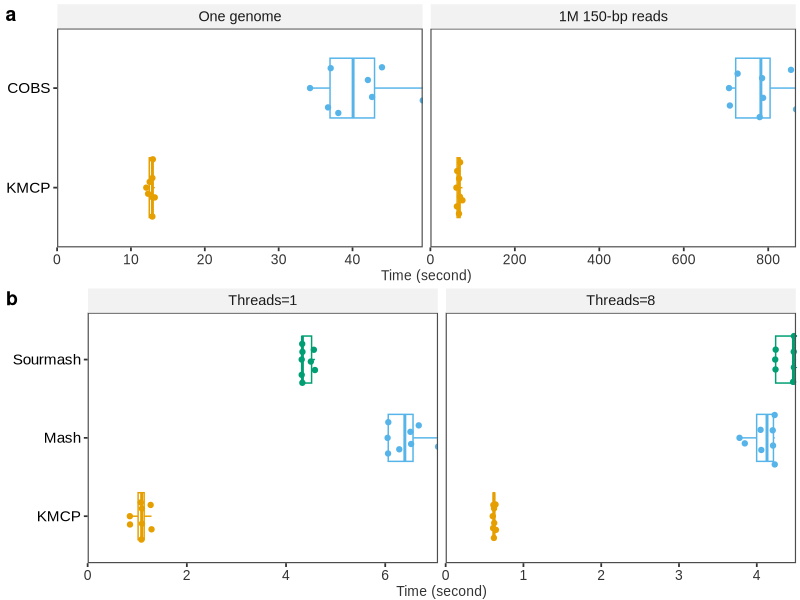

Write R code to recreate this figure.
#!/usr/bin/env Rscript
library(tidyverse)
library(dplyr)
library(scales)
library(ggthemes)
library(cowplot)
library(ggbeeswarm)

theme1 <- theme_bw() +
    theme(
        panel.border = element_rect(color = "grey30", size = 0.8),
        panel.background = element_blank(),
        panel.grid.major = element_blank(),
        panel.grid.minor = element_blank(),
        # plot.margin = unit(c(0.1,0.4,0.1,0.1),"cm"),
        axis.ticks.y = element_line(size = 0.6),
        axis.ticks.x = element_line(size = 0.6),
        
        strip.background = element_rect(
            colour = "white",
            fill = "grey95",
            size = 0.2
        ),
        strip.text.y = element_text(size = 13),
        
        legend.text = element_text(size = 13),
        legend.margin = margin(0.1, 0.1, 0.1, 0.1, unit = "cm"),
        
        text = element_text(size = 13, family = "arial"),
        plot.title = element_text(size = 15),
        plot.margin = unit(c(0.1,0.1,0.1,0.5), "cm"),
    )

## ------------------------------------------------------------------


df <- read.csv("bench.kmcp-cobs.csv")

df$app <- factor(df$app, levels = c('KMCP', 'COBS'))
df$group <- factor(df$group, levels = unique(df$group))

n <- length(unique(df$app))

colors <- colorblind_pal()(n+1)[2:(n+1)]

p1 <- ggplot(df,
            aes(app, time, color = app)) +
    geom_boxplot(width = 0.6) + 
    # geom_jitter(width = 0.2) +
    # geom_point(size = 1.2) +
    geom_quasirandom(size = 1.5) + 
    coord_flip() +
    facet_grid(. ~ group, scales = "free_x") + 
    xlab(NULL) +
    ylab('Time (second)') +
    expand_limits(y = 0) + 
    scale_y_continuous(expand = c(0, 0)) + 
    scale_color_manual(values = colors) +
    theme1 +
    theme(legend.position = "none",
          axis.text.y = element_text(size = 11, color="black"),
          axis.text.x = element_text(size = 10, color="grey20"),
          axis.title.x = element_text(size = 10, color="grey20"),
          )

## ------------------------------------------------------------------

df2 <- read.csv("bench.kmcp-mash-sourmash.csv")

df2$app <- factor(df2$app, levels = c('KMCP', 'Mash', 'Sourmash'))

n <- length(unique(df2$app))

colors <- colorblind_pal()(n+1)[2:(n+1)]

p2 <- ggplot(df2,
            aes(app, time, color = app)) +
    geom_boxplot(width = 0.6) + 
    # geom_jitter(width = 0.2) +
    # geom_point(size = 1.2) +
    geom_quasirandom(size = 1.5) + 
    coord_flip() +
    facet_grid(. ~ group, scales = "free_x") + 
    xlab(NULL) +
    ylab('Time (second)') +
    expand_limits(y = 0) + 
    scale_y_continuous(expand = c(0, 0)) + 
    scale_color_manual(values = colors) +
    theme1 +
    theme(legend.position = "none",
          axis.text.y = element_text(size = 11, color="black"),
          axis.text.x = element_text(size = 10, color="grey20"),
          axis.title.x = element_text(size = 10, color="grey20"),
    )

## ------------------------------------------------------------------

p <- plot_grid(
    p1,
    p2,
    nrow = 2,
    labels = c("a", "b"),
    rel_heights = c(1.8, 2)
) + theme ( # fill the gap in sub figures
    panel.background = element_rect(fill = "white", colour = NA),
) 



ggsave(p,
       file = "bench.searching.jpg",
       width = 5,
       height = 3.5)
